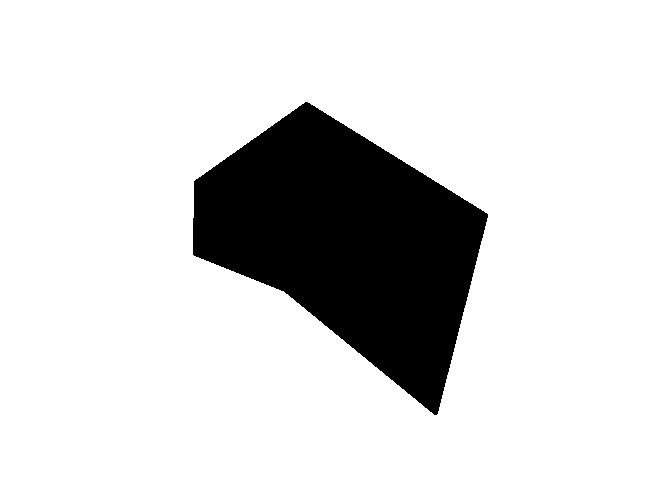
#> input picture sample.png, 645 x 503 px
$ jupyter execute --allow-errors 'Cookie Cutter Sample Image Processing.ipynb'   (shell and % lines are left out)   (older library calls are emulated)
#> lines starting #> are read from the running program, lines starting #| are printed output that depends on the picture; after the words box and inside, x2 and y2 are one past the last pixel; in counts of white or black regions, pixels touching at a corner belong together
Need to Segment the Image into a Foreground and a blob
http://scikit-image.org/docs/dev/user_guide/tutorial_segmentation.html

[cell 1]
import numpy as np
import matplotlib.pyplot as plt
from skimage.color import rgb2gray
from skimage import data
from skimage.filters import gaussian
from skimage.segmentation import active_contour
from scipy import misc

from skimage import feature
from skimage.morphology import watershed

from skimage import data
from skimage.exposure import histogram

img = misc.imread("sample.png")
#> img is the input picture: shape (503, 645, 3); 84.5% white; 1 black region, box (x1, y1, x2, y2) and area: (193, 102, 488, 415) 50442

img = rgb2gray(img)
hist, hist_centers = histogram(img)
#> hist = 256 values, max 273993 at index 255, min 0 at index 1, mean 1267.3; hist_centers = 256 values from 0.00195 to 0.998

fig, ax = plt.subplots(figsize=(7, 7))
ax.imshow(img, cmap=plt.cm.gray)

Use Canny Edge Detection

[cell 2]
from skimage.feature import canny
from scipy import ndimage as ndi

edges = canny(img)
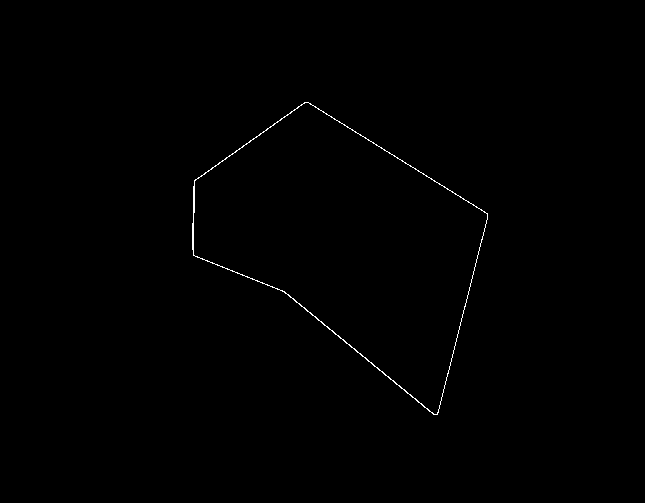
#> edges: shape (503, 645) bool; 0.33% white in thin lines or dots, all inside (x1, y1, x2, y2) = (192, 102, 488, 415)
fill_img = gaussian(ndi.binary_fill_holes(edges),3)
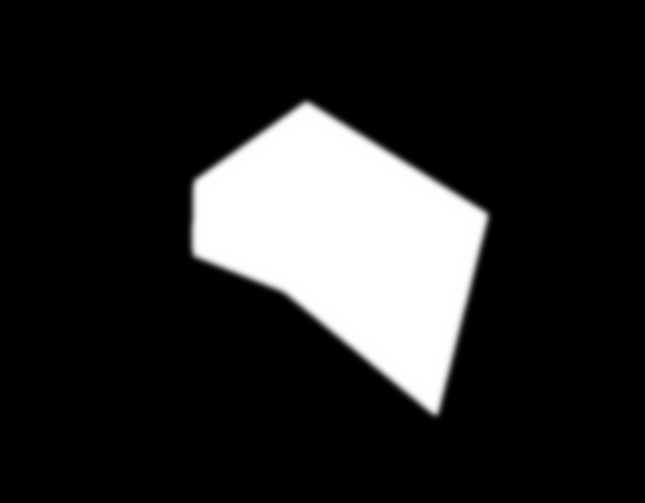
#> fill_img: shape (503, 645) float64; min 0, max 1, mean 0.157
fig, ax = plt.subplots(figsize=(7, 7))
ax.imshow(fill_img, cmap=plt.cm.gray)

[cell 3]
from skimage import measure
s = np.linspace(0, 2*np.pi, 200)
x = 300+250*np.cos(s)
y = 300+250*np.sin(s)
init = np.array([x, y]).T

contours = measure.find_contours(fill_img, 0.8)
#> contours = 1 point arrays, longest 1193 points

fig, ax = plt.subplots(figsize=(7, 7))
ax.imshow(fill_img, cmap=plt.cm.gray)
for n, contour in enumerate(contours):
    ax.plot(contour[:, 1], contour[:, 0] , '-b', lw=3)
#> this loop made 1 pass
ax.set_xticks([]), ax.set_yticks([])
ax.axis([0, img.shape[1], img.shape[0], 0])
#> Out = (0, 645, 503, 0)
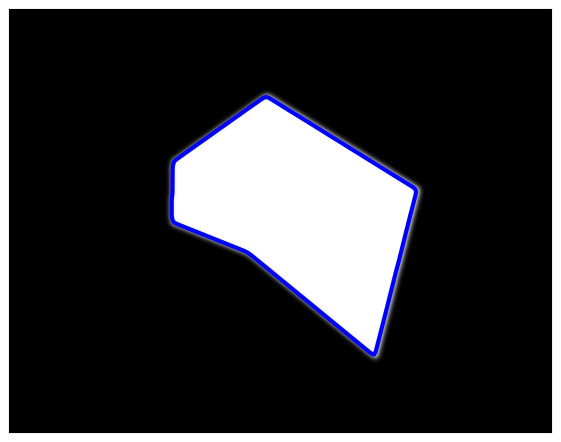
#> figure drawn by matplotlib, 1 panel

$ run again, with Capture2.PNG copied over sample.png
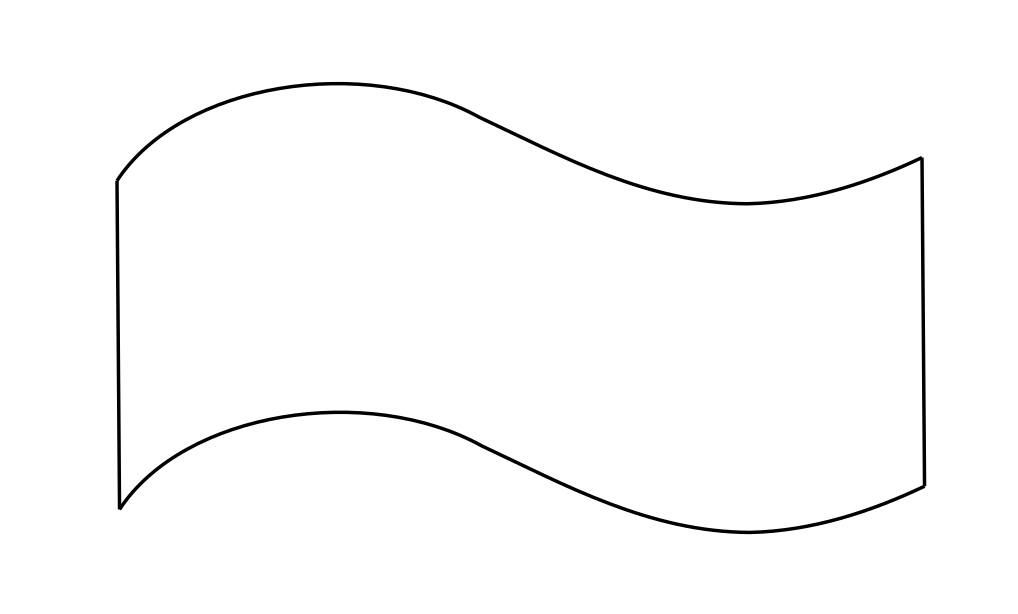
#> input picture Capture2.PNG, 1018 x 614 px
#> img is the input picture: shape (614, 1018, 4); mean R, G, B, A 251.6, 251.6, 251.6, 255
#> img: shape (614, 1018) float64
#> hist = 256 values, max 614104 at index 255, min 7 at index 184, mean 2441.6; hist_centers = 256 values from 0.00195 to 0.998
#> `edges = canny(img)`:
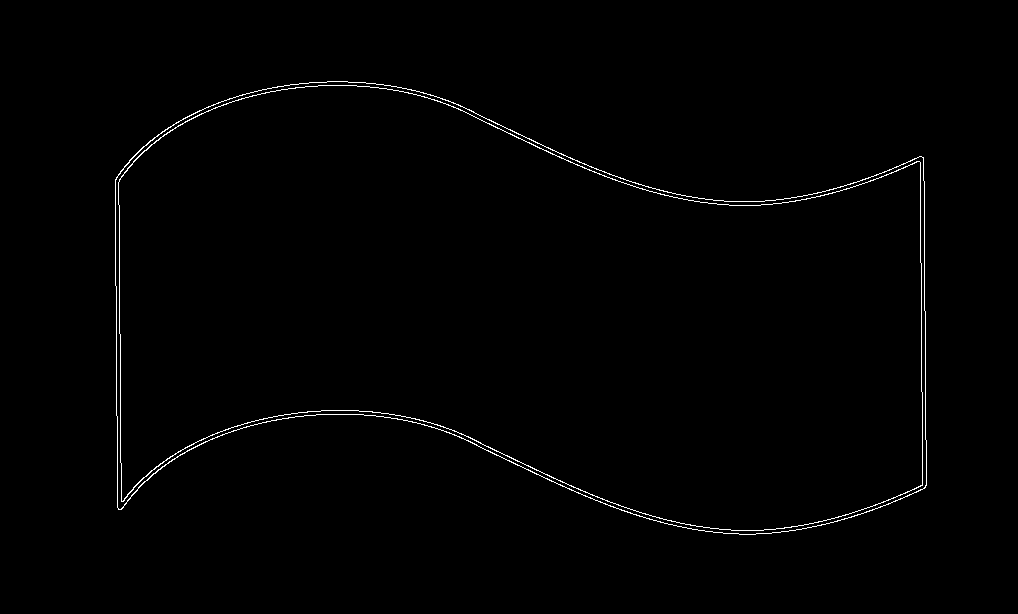
#> edges: shape (614, 1018) bool; 0.81% white in thin lines or dots, all inside (x1, y1, x2, y2) = (115, 81, 927, 535)
#> contours = 1 point arrays, longest 2781 points
#> the loop `for n, contour in enumerate(contours):` made 1 pass
#> Out = (0, 1018, 614, 0)
#> `[cell 3] from skimage import measure s = np.linspace(0, 2*np.pi, 200) ..`:
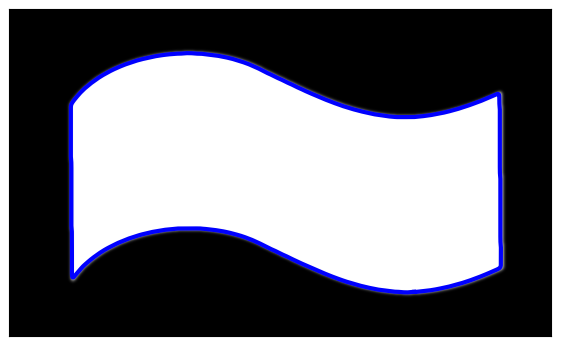
#> figure drawn by matplotlib, 1 panel
